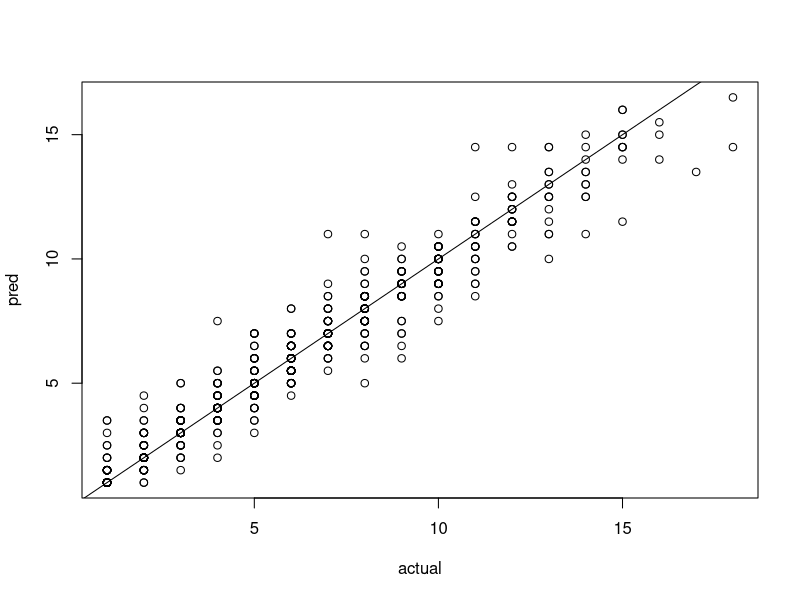
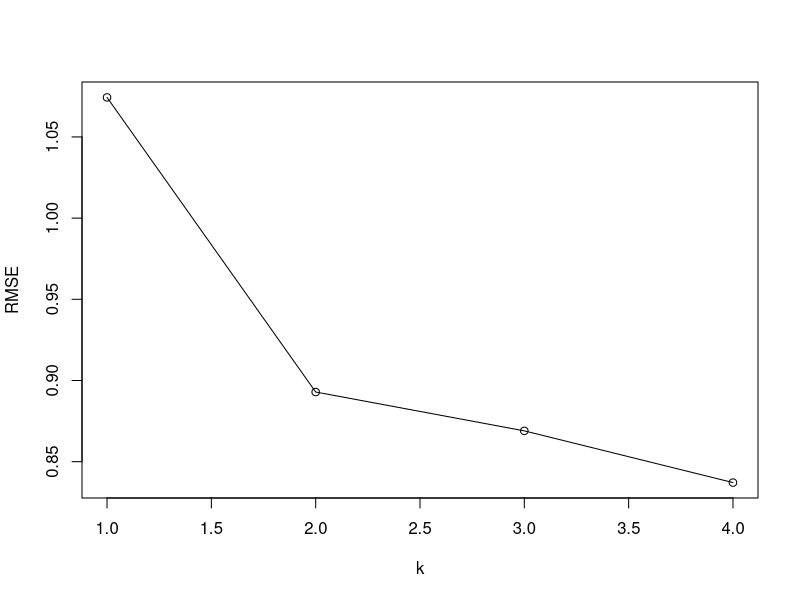
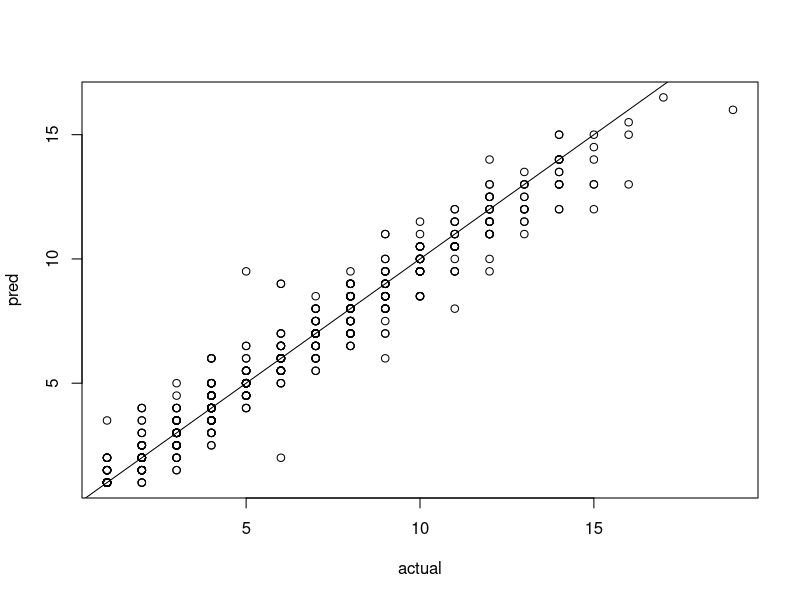
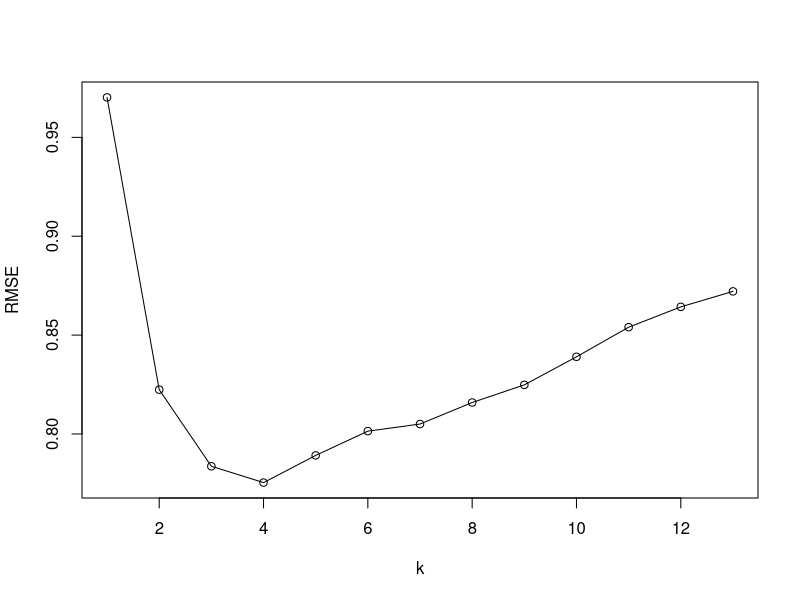

These charts were generated, in order, by the following R code:
install.packages(c("FNN", "scales"))
library(FNN)
library(scales)
library(caret)

points = read.csv("data/cleanPoints.csv")
row.names(points) = points$X
points$X = NULL

# Escalar los valores
points$driverId.s = rescale(points$driverId)
points$constructorId.s = rescale(points$constructorId)
points$grid.s = rescale(points$grid)
points$position.s = rescale(points$position)
points$laps.s = rescale(points$laps)
points$milliseconds.s = rescale(points$milliseconds)
points$rank.s = rescale(points$rank)

#Particionamos
t.id = createDataPartition(points$position, p = 0.6, list = F)
tr = points[t.id,]

#Validar
temp = points[-t.id,]
v.id = createDataPartition(temp$position, p = 0.5, list = F)
val = temp[v.id,]
test = temp[-v.id,]

#Creamos el modelo
reg1 = knn.reg(tr[,9:15], val[,9:15], tr$position, k = 1, algorithm = "brute")
rmse1 = sqrt(mean((reg1$pred-val$position)^2))
print(rmse1)

reg2 = knn.reg(tr[,9:15], val[,9:15], tr$position, k = 2, algorithm = "brute")
rmse2 = sqrt(mean((reg2$pred-val$position)^2))
print(rmse2)

df2 = data.frame(actual = val$position, pred = reg2$pred)
plot(df2)
abline(0,1)

reg3 = knn.reg(tr[,9:15], val[,9:15], tr$position, k = 3, algorithm = "brute")
rmse3 = sqrt(mean((reg3$pred-val$position)^2))
print(rmse3)

reg4 = knn.reg(tr[,9:15], val[,9:15], tr$position, k = 4, algorithm = "brute")
rmse4 = sqrt(mean((reg4$pred-val$position)^2))
print(rmse4)

errors = c(rmse1, rmse2, rmse3, rmse4)
plot(errors, type = "o", xlab = "k", ylab = "RMSE")

#Creamos la regresión
reg.test = knn.reg(tr[,9:15], test[,9:15], tr$position, k = 2, algorithm = "brute")
rmse.test = sqrt(mean((reg.test$pred-test$position)^2))
print(rmse.test)

df = data.frame(actual = test$position, pred = reg.test$pred)
plot(df)
abline(0,1)

#Validación cruzada
t.id = createDataPartition(points$position, p = 0.7, list = F)
tr = points[t.id,]
val = points[-t.id,]
reg = knn.reg(tr[,9:15], test = NULL, y = tr$position, k = 2, algorithm = "brute")
rmse = sqrt(mean(reg$residuals^2))
print(rmse)

#Función para hacer la regresión
rdacb.knn.reg = function(trP, valP, trT, valT, k){
  library(FNN)
  res = knn.reg(trP, valP, trT, k, algorithm = "brute")
  rmserror = sqrt(mean((valT-res$pred)^2))
  cat(paste("RMSE para k =", toString(k), ":", rmserror, "\n", sep = " "))
  return(rmserror)
}

rdacb.knn.reg(tr[,9:15], val[,9:15], tr$position, val$position, 3)

rdacb.knn.reg.multi = function(trP, valP, trT, valT, startK, endK){
  rmserros = vector()
  for (k in startK:endK) {
    rmserror = rdacb.knn.reg(trP, valP, trT, valT, k)
    rmserros = c(rmserros, rmserror)
  }
  
  plot(rmserros, type = "o", xlab = "k", ylab = "RMSE")
}

rdacb.knn.reg.multi(tr[,9:15], val[,9:15], tr$position, val$position, 1, 13)
